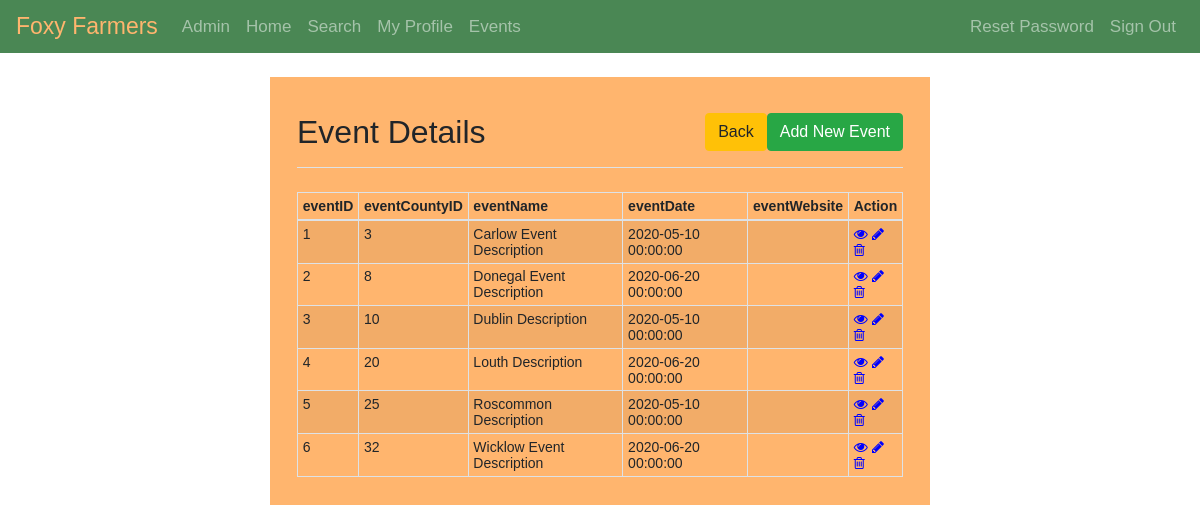
/pages/admin/events-home.php (signed in), run on an earlier commit of the app's database.
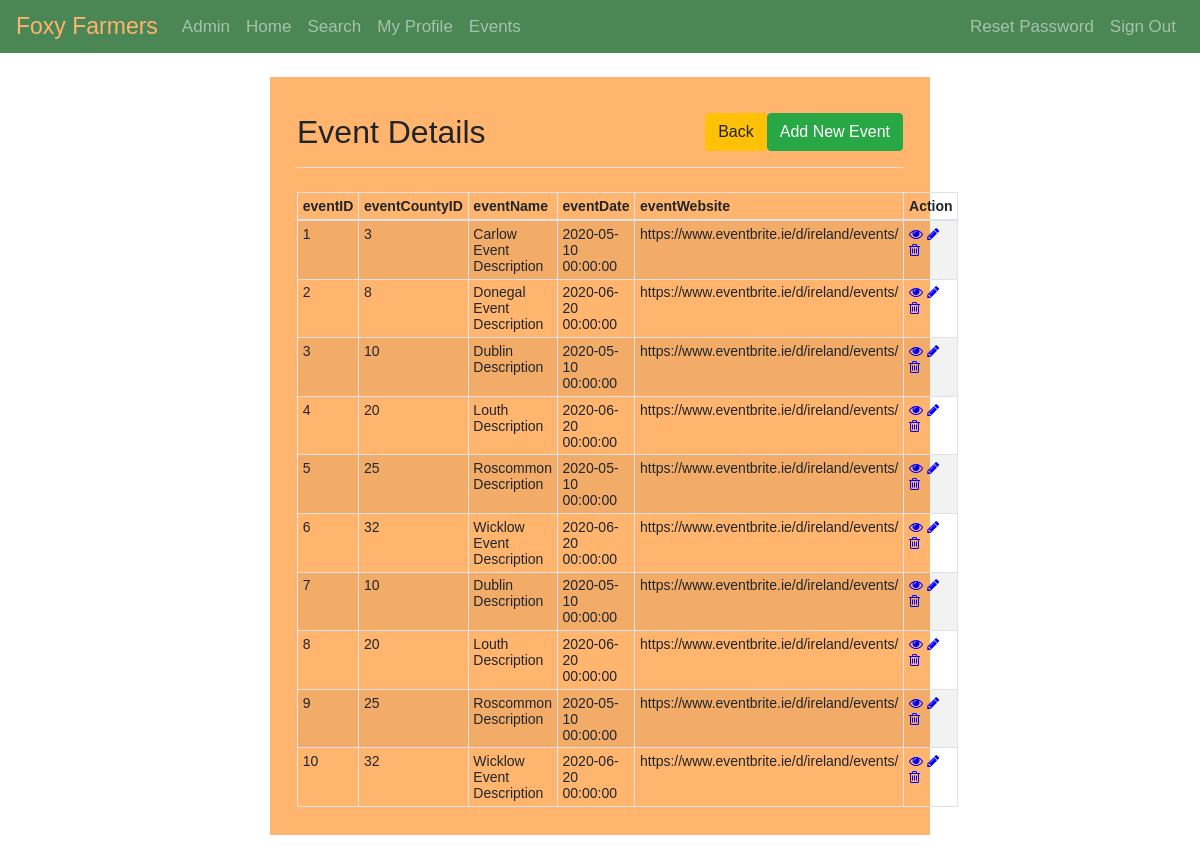
And on a later commit of the database.
### tables this page shows
CREATE TABLE events (
  eventID INT NOT NULL,
  eventCountyID INT NOT NULL,
  eventName VARCHAR(128) NOT NULL,
  eventDate DATETIME, 
  eventWebsite VARCHAR(128) NULL DEFAULT "",
  eventPhoto VARCHAR(128) NOT NULL
);

### pages/admin/events-home.php (the view, shortened to what this page needs)
<?php
require_once "../../utilities/config.php";
?>
    <div class="wrapper wrapper-wide">
        <div class="container-fluid">
            <div class="row">
                <div class="col-md-12">
                    <div class="pb-2 mt-4 mb-4 border-bottom clearfix">
                        <h2 class="float-left">Event Details</h2>
                        <a href="events-create.php" class="btn btn-success float-right">Add New Event</a>
                        <a href="admin-home.php" class="btn btn-warning float-right">Back</a>
                    </div>
                    <?php
                    $sql = "SELECT * FROM events";
                    if($result = mysqli_query($link, $sql)){
                        if(mysqli_num_rows($result) > 0){
                            echo "<table class='table table-bordered table-striped table-sm'>";
                                echo "<thead>";
                                    echo "<tr>";
                                        echo "<th>eventID</th>";
                                        echo "<th>eventCountyID</th>";
                                        echo "<th>eventName</th>";
                                        echo "<th>eventDate</th>";
                                        echo "<th>eventWebsite</th>";
                                        echo "<th>Action</th>";
                                    echo "</tr>";
                                echo "</thead>";
                                echo "<tbody>";
                                while($row = mysqli_fetch_array($result)){
                                    echo "<tr>";
                                        echo "<td>" . $row['eventID'] . "</td>";
                                        echo "<td>" . $row['eventCountyID'] . "</td>";
                                        echo "<td>" . $row['eventName'] . "</td>";
                                        echo "<td>" . $row['eventDate'] . "</td>";
                                        echo "<td>" . $row['eventWebsite'] . "</td>";
                                        echo "<td>";
                                            echo "<a href='../admin/events-read.php?eventID=". $row['eventID'] ."' title='View Record' data-toggle='tooltip'><i class='fa fa-eye' aria-hidden='true'></i></a>";
                                            echo "<a href='../admin/events-update.php?eventID=". $row['eventID'] ."' title='Update Record' data-toggle='tooltip'><i class='fa fa-pencil' aria-hidden='true'></i></a>";
                                            echo "<a href='../admin/events-delete.php?eventID=". $row['eventID'] ."' title='Delete Record' data-toggle='tooltip'><i class='fa fa-trash-o' aria-hidden='true'></i></a>";
                                        echo "</td>";
                                    echo "</tr>";
                                }
                                echo "</tbody>";
                            echo "</table>";
                        } else{
                            echo "<p class='lead'><em>No records were found.</em></p>";
                        }
                    } else{
                        echo "ERROR: Could not able to execute $sql. " . mysqli_error($link);
                    }
                    ?>
                </div>
            </div>
        </div>
    </div>

### style/style.css (style rules this page uses)
* { -webkit-box-sizing: border-box; -moz-box-sizing: border-box; -ms-box-sizing: border-box; box-sizing: border-box; }
:root { --main-orange-color: rgb(255,181,110); --main-orange-color-inner-shadow: rgba(202, 126, 54, 0.8); --main-orange-color-outer-shadow: rgba(0, 0, 0, 0.5); --main-green-color: hsl(130, 29%, 41%); }
body { font: 14px sans-serif; background-image: url("../images/site-photos/background.png"); background-color: white; background-attachment: fixed; }
.wrapper { width: 30%; padding: 1%; margin: 2% auto; background-color: var(--main-orange-color); }
.wrapper-wide { width: 55%; }
.navbar { background-color: var(--main-green-color); }
.navbar .navbar-brand { color: var(--main-orange-color); font-size: 23px; }
.navbar .nav-item { font-size: 17px; }
table tr td:last-child a { margin-right: 10%; }
.fa-eye { color: blue; }
.fa-pencil { color: blue; }
.fa-trash-o { color: blue; }

What changed in the data, as far as the page shows it:
changed events "Carlow Event Description": eventWebsite (not shown) → "https://www.eventbrite.ie/d/ireland/events/"
changed events "Donegal Event Description": eventWebsite (not shown) → "https://www.eventbrite.ie/d/ireland/events/"
changed events id 3: eventWebsite (not shown) → "https://www.eventbrite.ie/d/ireland/events/"
changed events id 4: eventWebsite (not shown) → "https://www.eventbrite.ie/d/ireland/events/"
changed events id 5: eventWebsite (not shown) → "https://www.eventbrite.ie/d/ireland/events/"
changed events id 6: eventWebsite (not shown) → "https://www.eventbrite.ie/d/ireland/events/"
added events: eventID "7", eventCountyID "10", eventName "Dublin Description", eventDate "2020-05-10 00:00:00", eventWebsite "https://www.eventbrite.ie/d/ireland/events/"
added events: eventID "8", eventCountyID "20", eventName "Louth Description", eventDate "2020-06-20 00:00:00", eventWebsite "https://www.eventbrite.ie/d/ireland/events/"
added events: eventID "9", eventCountyID "25", eventName "Roscommon Description", eventDate "2020-05-10 00:00:00", eventWebsite "https://www.eventbrite.ie/d/ireland/events/"
added events: eventID "10", eventCountyID "32", eventName "Wicklow Event Description", eventDate "2020-06-20 00:00:00", eventWebsite "https://www.eventbrite.ie/d/ireland/events/"
